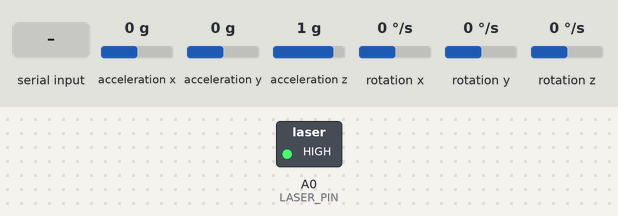
The program below on a simulated Arduino Nano, built with avr-gcc and run on an emulated ATmega328P. Shown: switched loads named in the program (green lamp = pin HIGH). The inputs (shaded band) are chosen by the test bench; at power-on: acceleration x 0 g, acceleration y 0 g, acceleration z 1 g, rotation x 0 °/s, rotation y 0 °/s, rotation z 0 °/s. What the program prints to the serial monitor is not drawn.

Above: at 1.8 s.
1.9 s: "LASER_ON\n" received over Serial
At 3.0 s:
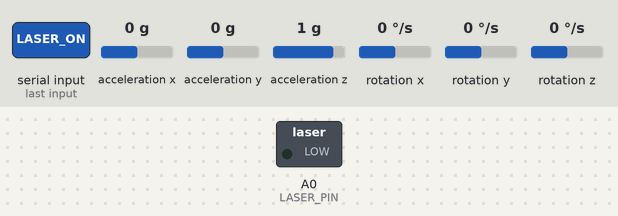
3.4 s: "LASER_OFF\n" received over Serial
At 4.1 s:
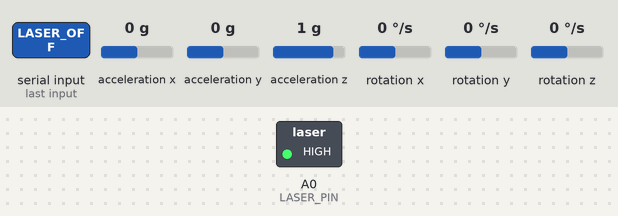
Timing chart, 0 to 6.4 s (numbered marks = the images above; inputs shaded):
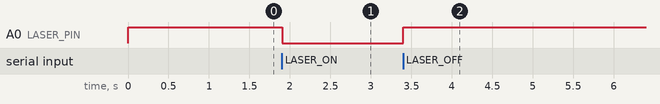

Measured:
- after the input at 1.9 s, A0 (LASER_PIN): HIGH → LOW at once
- after the input at 3.4 s, A0 (LASER_PIN): LOW → HIGH at once

The program:

main.cpp
```cpp
/**
 * Precision Farming Robot — Sensor Node (Arduino Nano)
 *
 * Role: SPI slave
 *   - Receives 2-byte command packet from Raspberry Pi master
 *       Byte 0: command  (CMD_LASER_ON / CMD_LASER_OFF / CMD_NOP)
 *       Byte 1: reserved (ignored)
 *   - Replies with 18-byte IMU packet (9 x int16_t, big-endian)
 *       ax, ay, az  — accelerometer (mg, x1000)
 *       gx, gy, gz  — gyroscope    (dps, x10)
 *       mx, my, mz  — magnetometer (uT,  x10)
 *   - Prints IMU readings to Serial @ 115200 for debug
 *   - Also accepts LASER_ON / LASER_OFF text commands over Serial
 *
 * Wiring:
 *   MPU-9250  SDA -> A4, SCL -> A5  (I2C, address 0x68)
 *   Laser     signal -> D7
 *   SPI slave MOSI=D11 MISO=D12 SCK=D13 SS=D10
 *
 * Error blink patterns (repeat forever until reset):
 *   NOT_FOUND    — ██░░░░░░  2 fast pulses (100 ms on/off), 1 s gap
 *                  "MPU-9250 not found — check SDA=A4, SCL=A5, 3.3 V power"
 *   CALIB_FAILED — ███░░░░░  3 medium pulses (200 ms on/off), 1 s gap
 *                  "MPU-9250 calibration failed — keep sensor still on reset"
 *   READ_STALL   — SOS  · · · — — — · · ·  (runtime: update() stops)
 *                  "IMU stopped responding — possible I2C lockup"
 */

#include <Arduino.h>
#include <SPI.h>
#include <Wire.h>
#include "constants.h"
#include "imu_sensor.h"
#include "laser_control.h"

// ── SPI slave buffers (accessed from ISR) ─────────────────────────────────────
static volatile uint8_t spiRxBuf[SPI_RX_LEN];
static volatile uint8_t spiTxBuf[SPI_TX_LEN];
static volatile uint8_t spiByteIdx     = 0;
static volatile bool    spiTransferDone = false;

// Latest IMU reading
static ImuData imuData;
static bool    imuReady = false;


// ── SPI helpers ───────────────────────────────────────────────────────────────

static void packInt16BE(volatile uint8_t *buf, uint8_t offset, int16_t val) {
    buf[offset]     = static_cast<uint8_t>(val >> 8);
    buf[offset + 1] = static_cast<uint8_t>(val & 0xFF);
}

static void buildTxPacket() {
    packInt16BE(spiTxBuf,  0, imuData.ax);
    packInt16BE(spiTxBuf,  2, imuData.ay);
    packInt16BE(spiTxBuf,  4, imuData.az);
    packInt16BE(spiTxBuf,  6, imuData.gx);
    packInt16BE(spiTxBuf,  8, imuData.gy);
    packInt16BE(spiTxBuf, 10, imuData.gz);
}

// ── SPI ISR ───────────────────────────────────────────────────────────────────

ISR(SPI_STC_vect) {
    const uint8_t received = SPDR;

    if (spiByteIdx < SPI_RX_LEN) {
        spiRxBuf[spiByteIdx] = received;
    }

    const uint8_t nextIdx = spiByteIdx + 1;
    SPDR = (nextIdx < SPI_TX_LEN) ? spiTxBuf[nextIdx] : 0x00;

    spiByteIdx++;

    if (spiByteIdx >= SPI_RX_LEN) {
        spiTransferDone = true;
    }
}

// ── setup ─────────────────────────────────────────────────────────────────────

void setup() {
    pinMode(LED_PIN, OUTPUT);
    digitalWrite(LED_PIN, LOW);

    Serial.begin(115200);
    Serial.println(F("NODE_ID:sensor_node"));
    Serial.println(F("Sensor Node — MPU-9250 + Laser"));
    Serial.println(F("Initialising..."));

    initLaser();

    // I2C bus scan — runs before IMU init so we can see what's present
    Wire.begin();
    Serial.println(F("I2C scan:"));
    uint8_t i2cFound = 0;
    for (uint8_t addr = 1; addr < 128; addr++) {
        Wire.beginTransmission(addr);
        if (Wire.endTransmission() == 0) {
            Serial.print(F("  0x"));
            if (addr < 16) Serial.print('0');
            Serial.println(addr, HEX);
            i2cFound++;
        }
    }
    if (i2cFound == 0) Serial.println(F("  NO DEVICES — check wiring"));
    Serial.println(F("I2C scan done."));

    const ImuInitResult imuResult = initIMU();
    switch (imuResult) {
        case ImuInitResult::NOT_FOUND:
            Serial.println(F("WARNING: MPU-6050 not found — continuing without IMU"));
            break;
        case ImuInitResult::OK:
            imuReady = true;
            Serial.println(F("MPU-6050 ready."));
            break;
    }

    // Keep SS, SCK, MOSI as inputs with pull-ups so floating lines don't
    // trigger the SPI ISR. SPI is only enabled once SS is pulled LOW by master.
    pinMode(SS,   INPUT_PULLUP);
    pinMode(SCK,  INPUT_PULLUP);
    pinMode(MOSI, INPUT_PULLUP);
    pinMode(MISO, OUTPUT);

    memset((void *)spiTxBuf, 0, SPI_TX_LEN);

    // Enable SPI slave + interrupt only after pull-ups are set
    SPCR = _BV(SPE) | _BV(SPIE);   // SPE=enable, SPIE=interrupt, MSTR=0 (slave)
    sei();

    Serial.println(F("SPI slave ready. Waiting for master..."));

    // Startup OK: one long pulse on the LED
    digitalWrite(LED_PIN, HIGH); delay(600);
    digitalWrite(LED_PIN, LOW);
}

// ── loop ──────────────────────────────────────────────────────────────────────

void loop() {
    static uint32_t lastImuMs   = 0;
    static uint8_t  stallCount  = 0;
    const  uint8_t  STALL_LIMIT = 50;   // 50 consecutive misses @ 10 ms = 500 ms stall

    const uint32_t now = millis();

    // ── IMU read ──────────────────────────────────────────────────────────────
    if (imuReady && now - lastImuMs >= IMU_UPDATE_INTERVAL_MS) {
        lastImuMs = now;
        if (readIMU(imuData)) {
            stallCount = 0;
            buildTxPacket();
            printIMU(imuData);
        } else {
            stallCount++;
            if (stallCount >= STALL_LIMIT) {
                imuReady  = false;
                stallCount = 0;
                Serial.println(F("WARNING: IMU read stalled — disabled"));
            }
        }
    }

    // ── Serial text commands (from main.py over USB) ──────────────────────────
    if (Serial.available() > 0) {
        char buf[16];
        const size_t n = Serial.readBytesUntil('\n', buf, sizeof(buf) - 1);
        buf[n] = '\0';
        if (n > 0 && buf[n - 1] == '\r') buf[n - 1] = '\0';

        if (strcmp(buf, "LASER_ON") == 0) {
            laserOn();
            Serial.println(F("LASER ON"));
        } else if (strcmp(buf, "LASER_OFF") == 0) {
            laserOff();
            Serial.println(F("LASER OFF"));
        } else if (strcmp(buf, "WHOAMI") == 0) {
            Serial.println(F("NODE_ID:sensor_node"));
        }
    }

    // ── SPI slave transfer ────────────────────────────────────────────────────
    if (spiTransferDone) {
        cli();
        const uint8_t cmd = spiRxBuf[0];
        spiByteIdx      = 0;
        spiTransferDone = false;
        SPDR            = spiTxBuf[0];
        sei();

        switch (cmd) {
            case CMD_LASER_ON:
                laserOn();
                Serial.println(F("LASER ON"));
                break;
            case CMD_LASER_OFF:
                laserOff();
                Serial.println(F("LASER OFF"));
                break;
            case CMD_NOP:
            default:
                break;
        }

        digitalWrite(LED_PIN, !digitalRead(LED_PIN));
    }
}
```

constants.h
```cpp
#ifndef CONSTANTS_H
#define CONSTANTS_H

// --- Pins ---
#define LASER_PIN        A0   // Digital output — laser module
#define LED_PIN          13   // Onboard LED (status)

// Set to 1 if your laser module is active-LOW (turns ON when pin is LOW).
// KY-008 and similar bare-diode boards are active-HIGH (set to 0).
// If the laser is always on at startup, flip this to 1.
#define LASER_ACTIVE_LOW 1

// --- SPI slave ---
// Hardware SPI pins (fixed by ATmega328P):
//   MOSI = D11, MISO = D12, SCK = D13, SS = D10
// D10 (SS) is driven LOW by the Raspberry Pi to select this device.
// D13 doubles as LED_PIN and SCK; LED flickers during SPI — acceptable.

// SPI packet sizes (must match spi_controller_bridge on Raspberry Pi)
#define SPI_RX_LEN  2    // Bytes received from master: [cmd, value]
#define SPI_TX_LEN  12   // Bytes sent to master: 6 x int16_t (ax,ay,az,gx,gy,gz)

// Command byte values (sent by Raspberry Pi master)
#define CMD_LASER_OFF  0x00
#define CMD_LASER_ON   0x01
#define CMD_NOP        0xFF   // No-operation — just request IMU data

// --- IMU ---
#define IMU_UPDATE_INTERVAL_MS  10   // Read MPU-9250 every 10 ms (100 Hz)

#endif
```

imu_sensor.h
```cpp
#ifndef IMU_SENSOR_H
#define IMU_SENSOR_H

#include <stdint.h>
#include <stdbool.h>

struct ImuData {
    int16_t ax, ay, az;   // Accelerometer (raw counts, mg x1000)
    int16_t gx, gy, gz;   // Gyroscope     (raw counts, dps x10)
};

enum class ImuInitResult : uint8_t {
    OK        = 0,
    NOT_FOUND = 1,
};

ImuInitResult initIMU();
bool readIMU(ImuData &out);
void printIMU(const ImuData &d);

#endif
```

laser_control.h
```cpp
#ifndef LASER_CONTROL_H
#define LASER_CONTROL_H

void initLaser();
void laserOn();
void laserOff();
bool isLaserOn();

#endif
```

imu_sensor.cpp
```cpp
#include "imu_sensor.h"
#include <Arduino.h>
#include <MPU6050.h>

static MPU6050 mpu;

ImuInitResult initIMU() {
    Wire.begin();
    mpu.initialize();
    if (!mpu.testConnection()) {
        return ImuInitResult::NOT_FOUND;
    }
    Serial.println(F("IMU: MPU-6050 found at 0x68"));
    return ImuInitResult::OK;
}

bool readIMU(ImuData &out) {
    int16_t ax, ay, az, gx, gy, gz;
    mpu.getMotion6(&ax, &ay, &az, &gx, &gy, &gz);
    // Scale to match serial format: accel in mg (x1000), gyro in dps (x10)
    out.ax = static_cast<int16_t>(ax / 16.384f);   // ±2g range → mg
    out.ay = static_cast<int16_t>(ay / 16.384f);
    out.az = static_cast<int16_t>(az / 16.384f);
    out.gx = static_cast<int16_t>(gx / 13.1f);     // ±250dps range → dps x10
    out.gy = static_cast<int16_t>(gy / 13.1f);
    out.gz = static_cast<int16_t>(gz / 13.1f);
    return true;
}

void printIMU(const ImuData &d) {
    Serial.print(F("A:"));
    Serial.print(d.ax); Serial.print(',');
    Serial.print(d.ay); Serial.print(',');
    Serial.print(d.az);
    Serial.print(F(" G:"));
    Serial.print(d.gx); Serial.print(',');
    Serial.print(d.gy); Serial.print(',');
    Serial.println(d.gz);
}
```

laser_control.cpp
```cpp
#include "laser_control.h"
#include "constants.h"
#include <Arduino.h>

static bool laserState = false;

#if LASER_ACTIVE_LOW
  #define LASER_ON_LEVEL  LOW
  #define LASER_OFF_LEVEL HIGH
#else
  #define LASER_ON_LEVEL  HIGH
  #define LASER_OFF_LEVEL LOW
#endif

void initLaser() {
    pinMode(LASER_PIN, OUTPUT);
    digitalWrite(LASER_PIN, LASER_OFF_LEVEL);
    laserState = false;
}

void laserOn() {
    digitalWrite(LASER_PIN, LASER_ON_LEVEL);
    laserState = true;
}

void laserOff() {
    digitalWrite(LASER_PIN, LASER_OFF_LEVEL);
    laserState = false;
}

bool isLaserOn() {
    return laserState;
}
```
